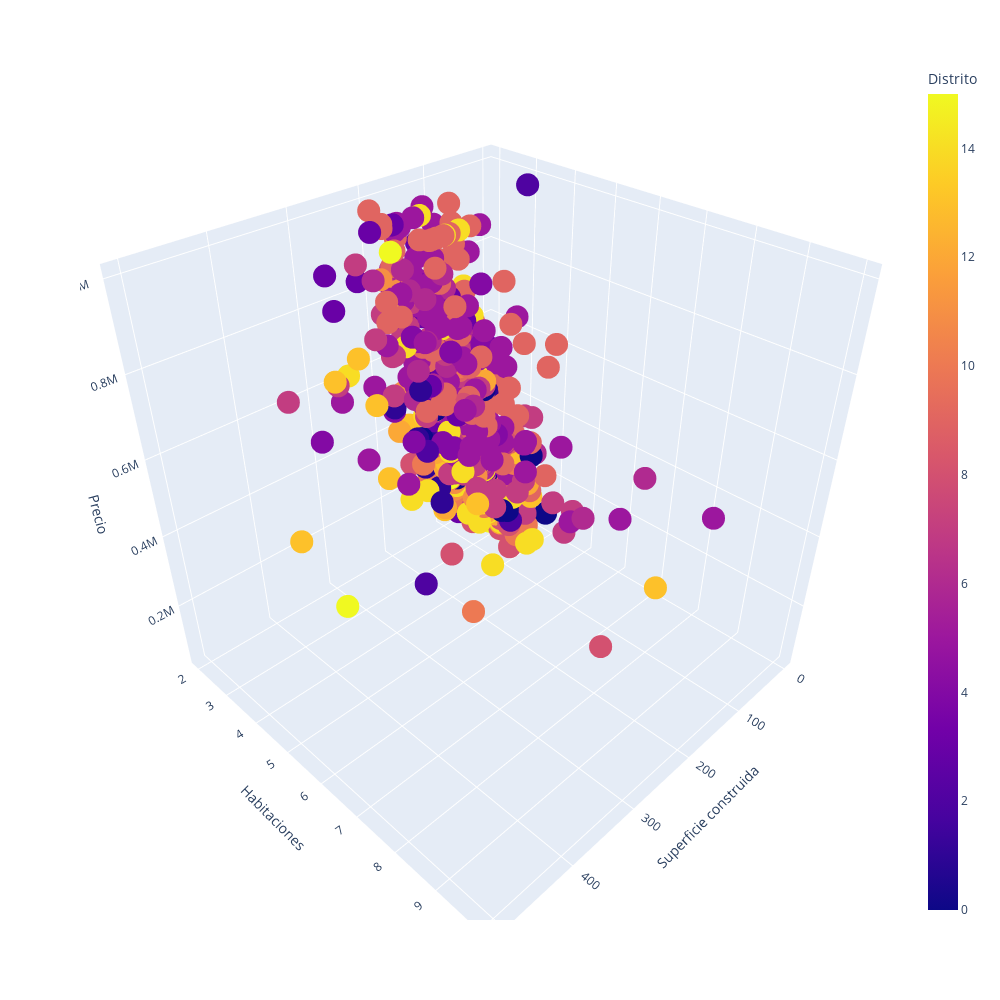

This figure's notebook cell:
### Markdown cell above
Estructura del gráfico: El gráfico es una representación tridimensional de puntos en un espacio 3D, donde cada punto representa una propiedad. Los ejes del gráfico son:

Eje X: Representa la superficie construida de cada propiedad.

Eje Y: Representa el número de habitaciones en cada propiedad.

Eje Z: Representa el precio de cada propiedad.

Colorización: Las propiedades se colorean según su ubicación en el distrito. Esto permite visualizar cómo las propiedades se distribuyen en diferentes distritos.

Filtrado de datos: El gráfico solo muestra las propiedades que tienen un precio inferior a 1.000.000. Esto se logra mediante la condición df['Precio'] < 1000000 en la línea df.loc[df['Precio'] < 1000000].

Configuración del gráfico: El gráfico tiene un ancho y alto de 1000 pixeles, lo que permite una visualización clara y detallada de los datos.

### Code cell
import plotly.express as px 
import nbformat

fig = px.scatter_3d(df.loc[df['Precio'] < 1000000], x = 'Superficie construida', y = 'Habitaciones', z = 'Precio', color='Distrito')
fig.update_layout(width=1000, height=1000)
fig.show()

### Figure 1 — Plotly figure (JSON) as saved in the notebook; plotly's stock layout.template omitted (floating-point values rounded to 4 significant figures; data arrays with more than 128 entries replaced by an {"elided": "..."} marker saying what was removed)
{"data": [{"hovertemplate": "Superficie construida=%{x}<br>Habitaciones=%{y}<br>Precio=%{z}<br>Distrito=%{marker.color}<extra></extra>", "legendgroup": "", "marker": {"color": {"elided": "1484 int values"}, "coloraxis": "coloraxis", "symbol": "circle"}, "mode": "markers", "name": "", "scene": "scene", "showlegend": false, "type": "scatter3d", "x": {"elided": "1484 float values"}, "y": {"elided": "1484 int values"}, "z": {"elided": "1484 int values"}}], "layout": {"coloraxis": {"colorbar": {"title": {"text": "Distrito"}}, "colorscale": [[0, "#0d0887"], [0.1111, "#46039f"], [0.2222, "#7201a8"], [0.3333, "#9c179e"], [0.4444, "#bd3786"], [0.5556, "#d8576b"], [0.6667, "#ed7953"], [0.7778, "#fb9f3a"], [0.8889, "#fdca26"], [1, "#f0f921"]]}, "height": 1000, "legend": {"tracegroupgap": 0}, "margin": {"t": 60}, "scene": {"domain": {"x": [0, 1], "y": [0, 1]}, "xaxis": {"title": {"text": "Superficie construida"}}, "yaxis": {"title": {"text": "Habitaciones"}}, "zaxis": {"title": {"text": "Precio"}}}, "width": 1000}}
